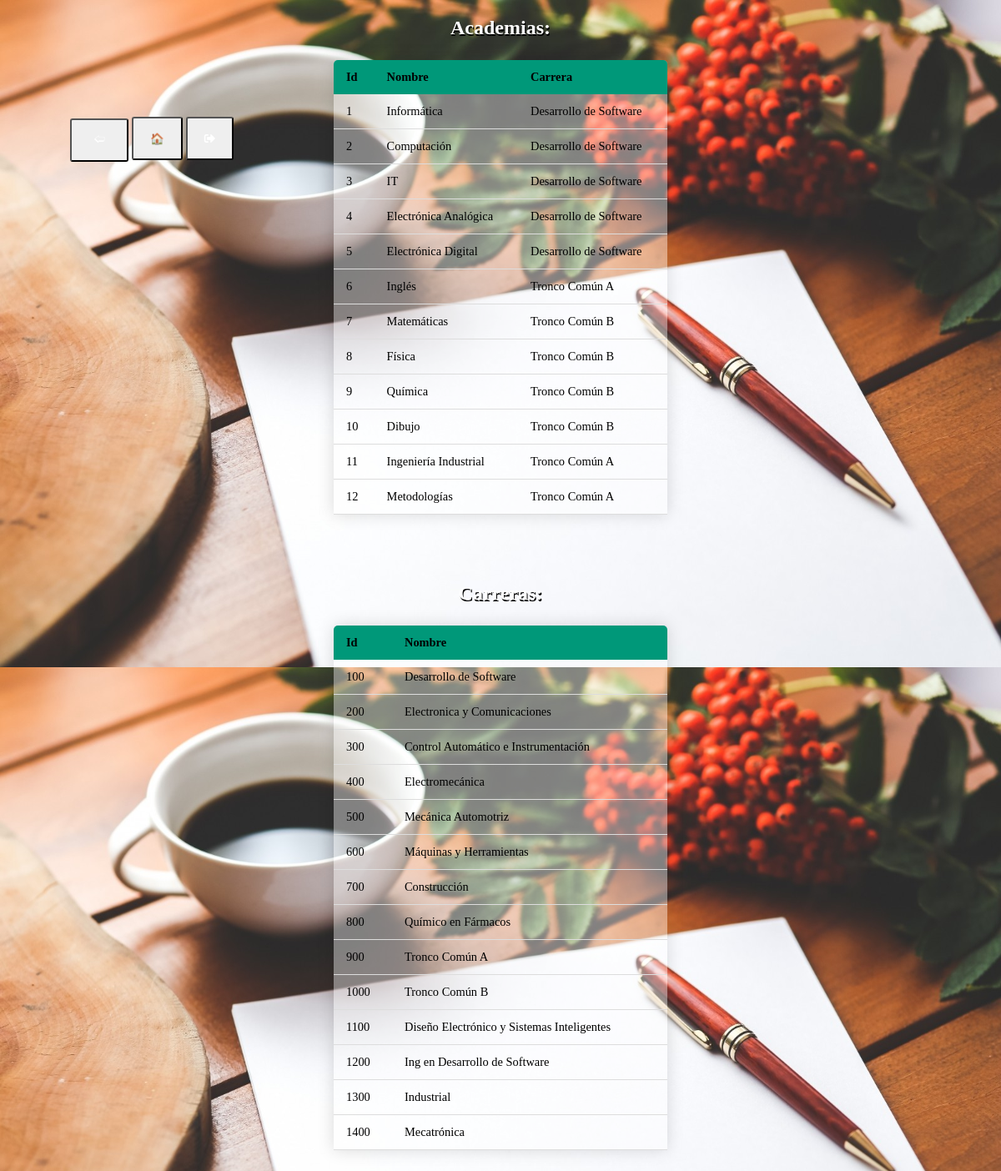
The app's page /php/mostrarAcademia.php (signed in) with its own data.
### tables this page shows
CREATE TABLE `academia` (
  `id_academia` int(11) NOT NULL,
  `nombre` varchar(50) DEFAULT NULL,
  `id_carrera` int(11) DEFAULT NULL
);

CREATE TABLE `carrera` (
  `id_carrera` int(11) NOT NULL,
  `nombre` varchar(50) DEFAULT NULL
);

### php/mostrarAcademia.php (the view, shortened to what this page needs)
<!DOCTYPE html PUBLIC "-//W3C//DTD XHTML 1.1//EN"
	"http://www.w3.org/TR/xhtml11/DTD/xhtml11.dtd">
<html xmlns="http://www.w3.org/1999/xhtml" xml:lang="en">
<head>
	<link rel='stylesheet' type='text/css' href='../css/estilos.css' media='all'>
	<link rel="stylesheet" href="https://use.fontawesome.com/releases/v5.7.0/css/all.css">
</head>
<body>
	<div class="btnesControl">
		<button type="button" name="back" onclick="window.location.href='../html/academia.php';" class="botonBack" value="">&#129184;</button>
		<button type="button" name="home" onclick="window.location.href='../html/menuAdm.php';" class="botonHome">&#127968;</button>
		<button type="button" name="logout" onclick="window.location.href='logout.php';" class="botonHome"><i class="fas fa-sign-out-alt"></i></button>
	</div>
	<?php
	include 'conexion.php';
	echo "<h2>Academias:</h2>";
	$sql="select academia.id_academia, academia.nombre as nombreAcademia, carrera.nombre as nombreCarrera from academia inner join carrera on academia.id_carrera = carrera.id_carrera;";
	$resultado=mysqli_query($conexion,$sql);
	echo "<table>\n
	<thead>
	<tr>
	<th>Id</th>
	<th>Nombre</th>
	<th>Carrera</th>
	</tr>
	</thead>
	";
	while($filas=mysqli_fetch_assoc($resultado))
	{
		echo "<tr>";
		echo "<td>".$filas['id_academia']."</td>";
		echo "<td>".$filas['nombreAcademia']."</td>";
		echo "<td>".$filas['nombreCarrera']."</td>";
		echo "</tr>";
	}
	echo "</table>";
	echo "<br><br><h2>Carreras:</h2>";
	$sql="select *from carrera;";
	$resultado=mysqli_query($conexion,$sql);
	echo "<table>\n
	<thead>
	<tr>
	<th>Id</th>
	<th>Nombre</th>
	</tr>
	</thead>
	";
	while($filas=mysqli_fetch_assoc($resultado))
	{
		echo "<tr>";
		echo "<td>".$filas['id_carrera']."</td>";
		echo "<td>".$filas['nombre']."</td>";
		echo "</tr>";
	}
	echo "</table>";
	?>
</body>
</html>

### css/estilos.css (style rules this page uses)
body { background-image: url(../imagenes/fondo.jpg); background-size: 100vw 100vh; background-attachment: fixed; }
h1,h2 { text-shadow: 1px 2px black; color:white; text-align: center; }
table { border-collapse: collapse; margin: 25px 0; font-size: 0.9em; min-width: 400px; background:rgba(255,255,255,0.4); margin-left: auto; margin-right: auto; border-radius: 5px 5px 0 0; overflow: hidden; box-shadow: 0 0 20px rgba(0,0,0,0.15); word-break: break-all; word-wrap:break-word; }
table thead tr { background-color: #009879; color: black; text-align: left; font-weight: bold; }
table th, table td { padding:12px 15px; }
table tbody tr { border-bottom: 1px solid #dddddd; }
.btnesControl { position:fixed; left:7%; top:10%; }
.botonHome { height: 52px; padding: 10px; padding-left:20px; padding-right:20px; border-radius:3px; color: white; animation-name:bgchange; animation-duration:3s; animation-iteration-count:infinite; }
.botonBack { width: 70px; height: 52px; padding: 10px; padding-left:10px; padding-right:10px; border-radius:3px; color: white; animation-name:bgchange; animation-duration:3s; animation-iteration-count:infinite; }

### records on screen
academia: id_academia "1", nombre "Informática", id_carrera.nombre "Desarrollo de Software"
academia: id_academia "2", nombre "Computación", id_carrera.nombre "Desarrollo de Software"
academia: id_academia "3", nombre "IT", id_carrera.nombre "Desarrollo de Software"
academia: id_academia "4", nombre "Electrónica Analógica", id_carrera.nombre "Desarrollo de Software"
academia: id_academia "5", nombre "Electrónica Digital", id_carrera.nombre "Desarrollo de Software"
academia: id_academia "6", nombre "Inglés", id_carrera.nombre "Tronco Común A"
academia: id_academia "7", nombre "Matemáticas", id_carrera.nombre "Tronco Común B"
academia: id_academia "8", nombre "Física", id_carrera.nombre "Tronco Común B"
academia: id_academia "9", nombre "Química", id_carrera.nombre "Tronco Común B"
academia: id_academia "10", nombre "Dibujo", id_carrera.nombre "Tronco Común B"
academia: id_academia "11", nombre "Ingeniería Industrial", id_carrera.nombre "Tronco Común A"
academia: id_academia "12", nombre "Metodologías", id_carrera.nombre "Tronco Común A"
carrera: id_carrera "100", nombre "Desarrollo de Software"
carrera: id_carrera "200", nombre "Electronica y Comunicaciones"
carrera: id_carrera "300", nombre "Control Automático e Instrumentación"
carrera: id_carrera "400", nombre "Electromecánica"
carrera: id_carrera "500", nombre "Mecánica Automotriz"
carrera: id_carrera "600", nombre "Máquinas y Herramientas"
carrera: id_carrera "700", nombre "Construcción"
carrera: id_carrera "800", nombre "Químico en Fármacos"
carrera: id_carrera "900", nombre "Tronco Común A"
carrera: id_carrera "1000", nombre "Tronco Común B"
carrera: id_carrera "1100", nombre "Diseño Electrónico y Sistemas Inteligentes"
carrera: id_carrera "1200", nombre "Ing en Desarrollo de Software"
carrera: id_carrera "1300", nombre "Industrial"
carrera: id_carrera "1400", nombre "Mecatrónica"
